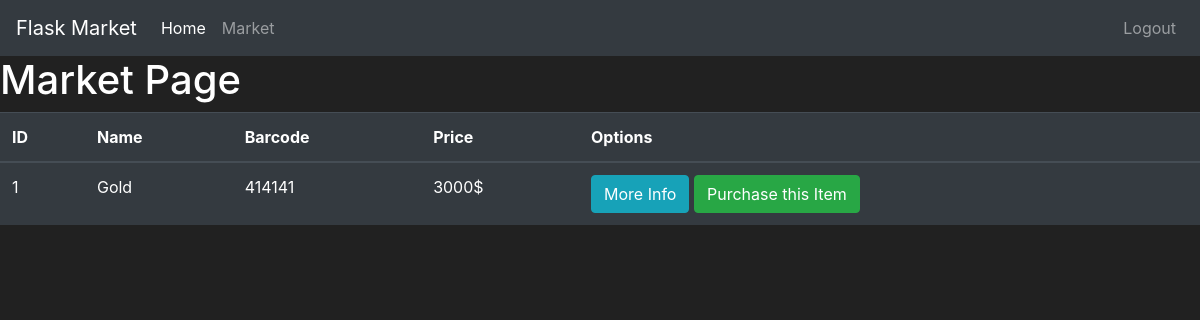
/market (signed in), run on an earlier commit of the app's database.
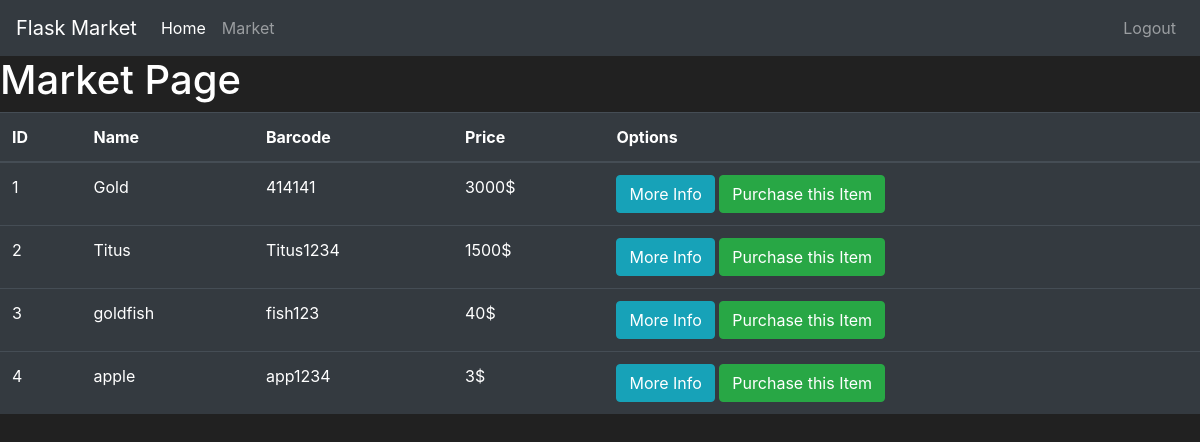
And on a later commit of the database.
### app/models.py (models this page shows, shortened)
class Item(db.Model):
    id: Mapped[int] = mapped_column(Integer, primary_key=True)
    name: Mapped[str] = mapped_column(
        String(length=30), nullable=False, unique=True)
    price: Mapped[int] = mapped_column(Integer, nullable=False)
    barcode: Mapped[str] = mapped_column(
        String(length=12), nullable=False, unique=True)
    description: Mapped[str] = mapped_column(
        String(length=1024), nullable=False, unique=True)
    owner: Mapped[int] = mapped_column(
        Integer, ForeignKey('user.id'), default=1)

### app/main/views.py (the view)
@bp.route('/market')
@login_required
def market_route():
    items = db.session.execute(db.select(Item).order_by(Item.id)).scalars()
    return render_template('market.html', items=items)

### app/models.py (called while the page is built)
@login_manager.user_loader
def load_user(user_id):
    return User.query.get(int(user_id))

### app/templates/market.html (shortened to what this page needs)
{% extends 'base.html' %}
{% block content %}
<h1>Market Page</h1>
<table class="table table-hover table-dark">
    <thead>
        <tr>
            <th scope="col">ID</th>
            <th scope="col">Name</th>
            <th scope="col">Barcode</th>
            <th scope="col">Price</th>
            <th scope="col">Options</th>
        </tr>
    </thead>
    <tbody>
        {% for item in items %}
            <tr>
                <td>{{ item.id }}</td>
                <td>{{ item.name }}</td>
                <td>{{ item.barcode }}</td>
                <td>{{ item.price }}$</td>
                <td>
                    <button class="btn btn-outline btn-info">More Info</button>
                    <button class="btn btn-outline btn-success">Purchase this Item</button>
                </td>
            </tr>
        {% endfor %}
    </tbody>
</table>
{% endblock %}

### app/templates/base.html (shortened to what this page needs)
<!doctype html>
    <html lang="en">
      <head>
        <link rel="stylesheet" href="https://cdn.jsdelivr.net/npm/bootstrap@4.5.3/dist/css/bootstrap.min.css">
      </head>
      <body>
        <nav class="navbar navbar-expand-md navbar-dark bg-dark">
            <a class="navbar-brand" href="#">Flask Market</a>
            <div class="collapse navbar-collapse" id="navbarNav">
              <ul class="navbar-nav mr-auto">
                  <li class="nav-item active">
                      <a class="nav-link" href="{{ url_for('main.home_route' )}}">Home <span class="sr-only">(current)</span></a>
                  </li>
                  <li class="nav-item">
                      <a class="nav-link" href="{{ url_for('main.market_route') }}">Market</a>
                  </li>
              </ul>
              <ul class="navbar-nav">
                {% if current_user.is_authenticated %}
                <li class="nav-item">
                  <a class="nav-link" href="{{ url_for('main.logout_route') }}">Logout</a>
                </li>
                {% endif %}
              </ul>
            </div>
          </nav>
        {% block content %}
        {% endblock %}
      </body>
    </html>

### app/templates/base.html (style rules this page uses)
body { background-color: #212121; color: white }

What changed in the data, as far as the page shows it:
added Item: id "2", name "Titus", barcode "Titus1234", price "1500"
added Item: id "3", name "goldfish", barcode "fish123", price "40"
added Item: id "4", name "apple", barcode "app1234", price "3"
